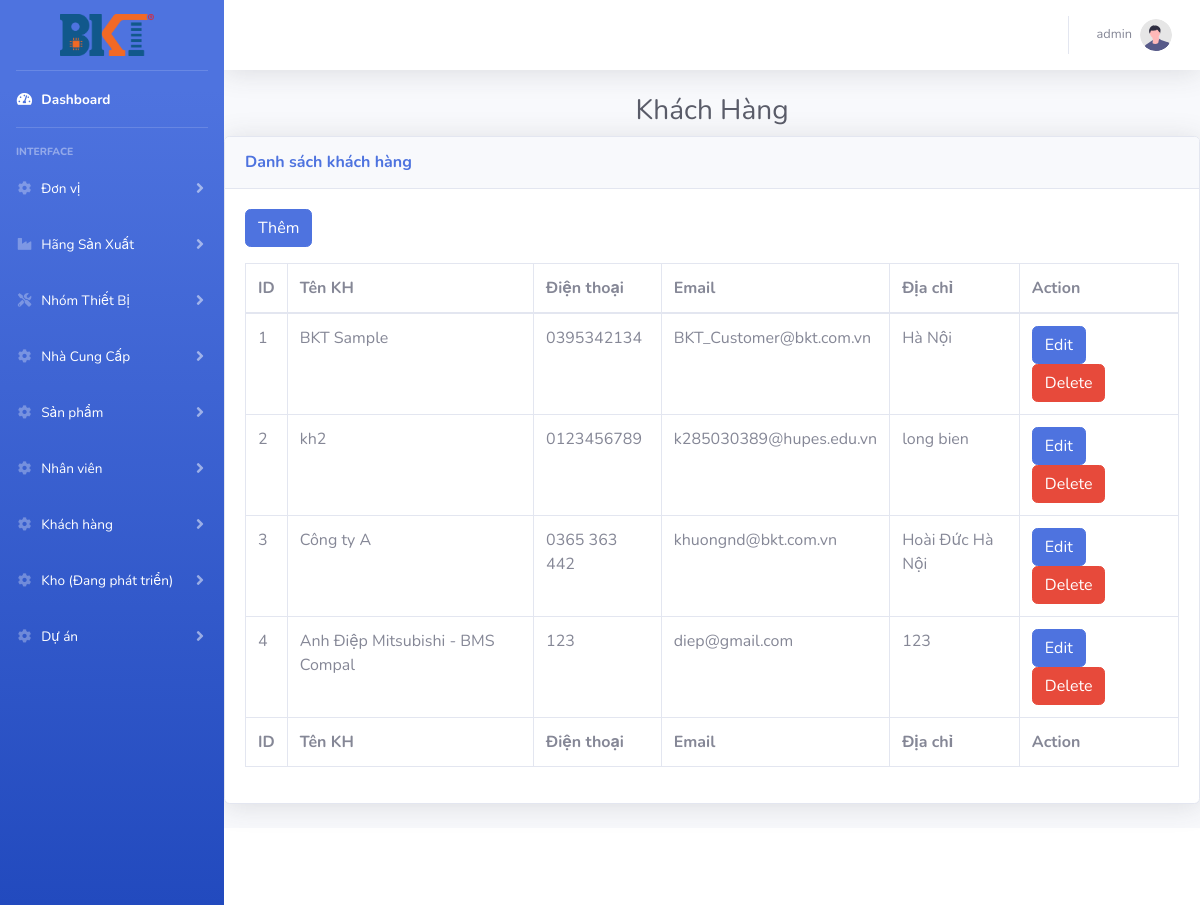
The app's page /index.php?controller=khachhangs (signed in), older data.
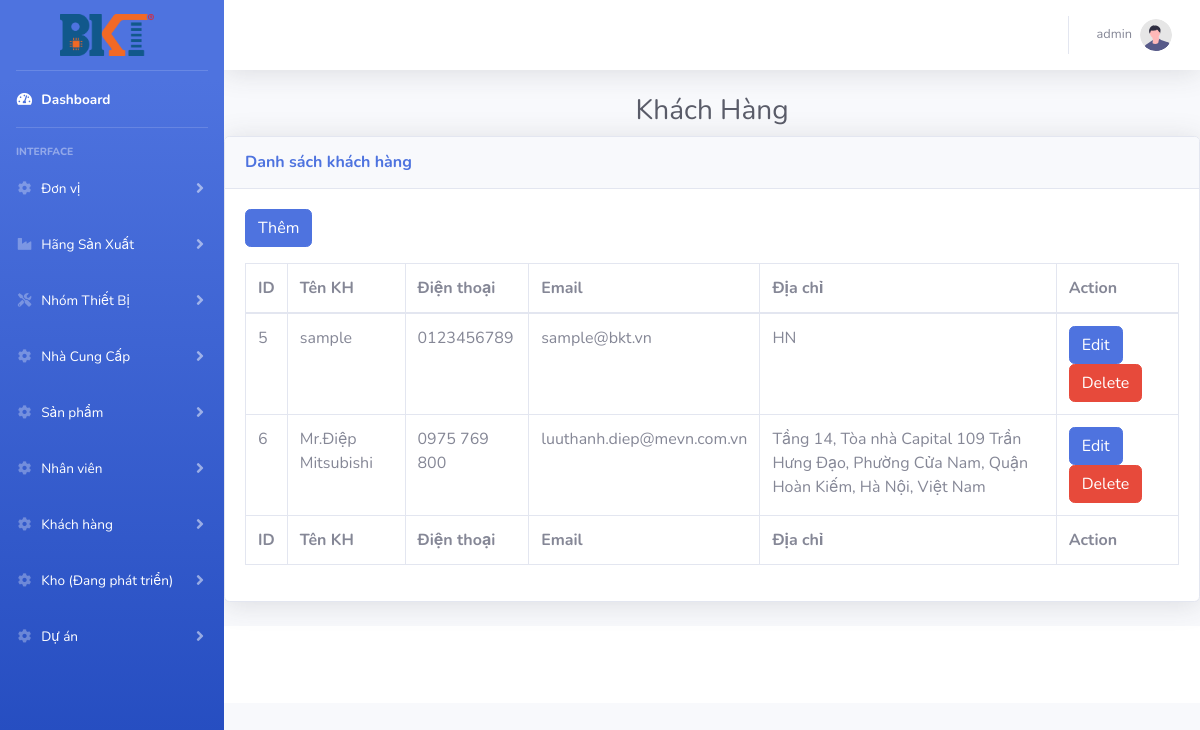
The same page, newer data.
### tables this page shows
CREATE TABLE `khachhang` (
  `Id` int(11) NOT NULL,
  `TenKH` varchar(100) DEFAULT NULL,
  `DienThoai` varchar(20) DEFAULT NULL,
  `Email` varchar(50) DEFAULT NULL,
  `DiaChi` varchar(100) DEFAULT NULL
);

### controllers/khachhangs_controller.php (called while the page is built, shortened)
<?php
require_once ('models/khachhang.php');
class KhachHangsController extends BaseController
{
    public function index()
    {
        $khachhangs = KhachHang::all();
        $data =array('khachhangs'=> $khachhangs);
        $this->render('index',$data);
    }
}

### routes.php (called while the page is built, shortened)
<?php
$controller = new $klass;
$controller->$action();

### index.php (called while the page is built, shortened)
<?php
require_once('routes.php');

### models/khachhang.php (called while the page is built, shortened)
<?php
class KhachHang{
    function __construct($Id,$TenKH,$DienThoai,$Email,$DiaChi)
    {
        $this->Id=$Id;
        $this->TenKH=$TenKH;
        $this->DienThoai=$DienThoai;
        $this->Email=$Email;
        $this->DiaChi=$DiaChi;
    }
    static function all()
    {
        $list = [];
        $db =DB::getInstance();
        $reg = $db->query('select *from KhachHang');
        foreach ($reg->fetchAll() as $item){
            $list[] =new KhachHang($item['Id'],$item['TenKH'],$item['DienThoai'],$item['Email'],$item['DiaChi']);
        }
        return $list;
    }
}

### views/khachhangs/index.php (the view, shortened to what this page needs)
<?php
require_once ('models/khachhang.php');
?>
<h1 class="h3 mb-2 text-center text-gray-800 ">Khách Hàng</h1>
<div class="card shadow mb-4">
    <div class="card-header py-3">
        <h6 class="m-0 font-weight-bold text-primary">Danh sách khách hàng</h6>
    </div>
    <div class="card-body">
        <a href="index.php?controller=khachhangs&action=insert" class="btn btn-primary mb-3">Thêm</a>
        <div class="table-responsive">
            <table class="table table-bordered" id="dataTable" width="100%" cellspacing="0">
                <thead>
                <tr>
                    <th>ID</th>
                    <th>Tên KH</th>
                    <th>Điện thoại</th>
                    <th>Email</th>
                    <th>Địa chỉ</th>
                    <th>Action</th>
                </tr>
                </thead>
                <tfoot>
                <tr>
                    <th>ID</th>
                    <th>Tên KH</th>
                    <th>Điện thoại</th>
                    <th>Email</th>
                    <th>Địa chỉ</th>
                    <th>Action</th>
                </tr>
                </tfoot>
                <tbody>
            <?php
            foreach ($khachhangs as $item){
            ?>
                <form method="post">
               <tr>
                   <td><?= $item->Id   ?></td>
               <td><?= $item->TenKH?></td>
                   <td><?= $item->DienThoai?></td>
                   <td><?= $item->Email?></td>
                   <td><?= $item->DiaChi?></td>
                   <td>
                       <a  href="index.php?controller=khachhangs&action=edit&id=<?= $item->Id?>"  class='btn btn-primary mr-3'>Edit</a>
                       <button type="submit" name="dele" value="<?= $item->Id ?>"    class='btn btn-danger'>Delete</button>
                       </form>
                <?php
            }
                ?>
                </tbody>
            </table>
        </div>
    </div>
</div>

Row changes from the older to the newer data that the page shows:
removed khachhang: Id "1", TenKH "BKT Sample", DienThoai "0395342134", Email "BKT_Customer@bkt.com.vn", DiaChi "Hà Nội"
removed khachhang: Id "2", TenKH "kh2", DienThoai "0123456789", Email "k285030389@hupes.edu.vn", DiaChi "long bien"
removed khachhang: Id "3", TenKH "Công ty A", DienThoai "0365 363 442", Email "khuongnd@bkt.com.vn", DiaChi "Hoài Đức Hà Nội"
removed khachhang: Id "4", TenKH "Anh Điệp Mitsubishi - BMS Compal", DienThoai "123", Email "diep@gmail.com", DiaChi "123"
added khachhang: Id "5", TenKH "sample", DienThoai "0123456789", Email "sample@bkt.vn", DiaChi "HN"
added khachhang: Id "6", TenKH "Mr.Điệp Mitsubishi", DienThoai "0975 769 800", Email "luuthanh.diep@mevn.com.vn", DiaChi "Tầng 14, Tòa nhà Capital 109 Trần Hưng Đạo, Phường Cửa Nam, Quận Hoàn Kiếm, Hà Nội, Việt Nam"
